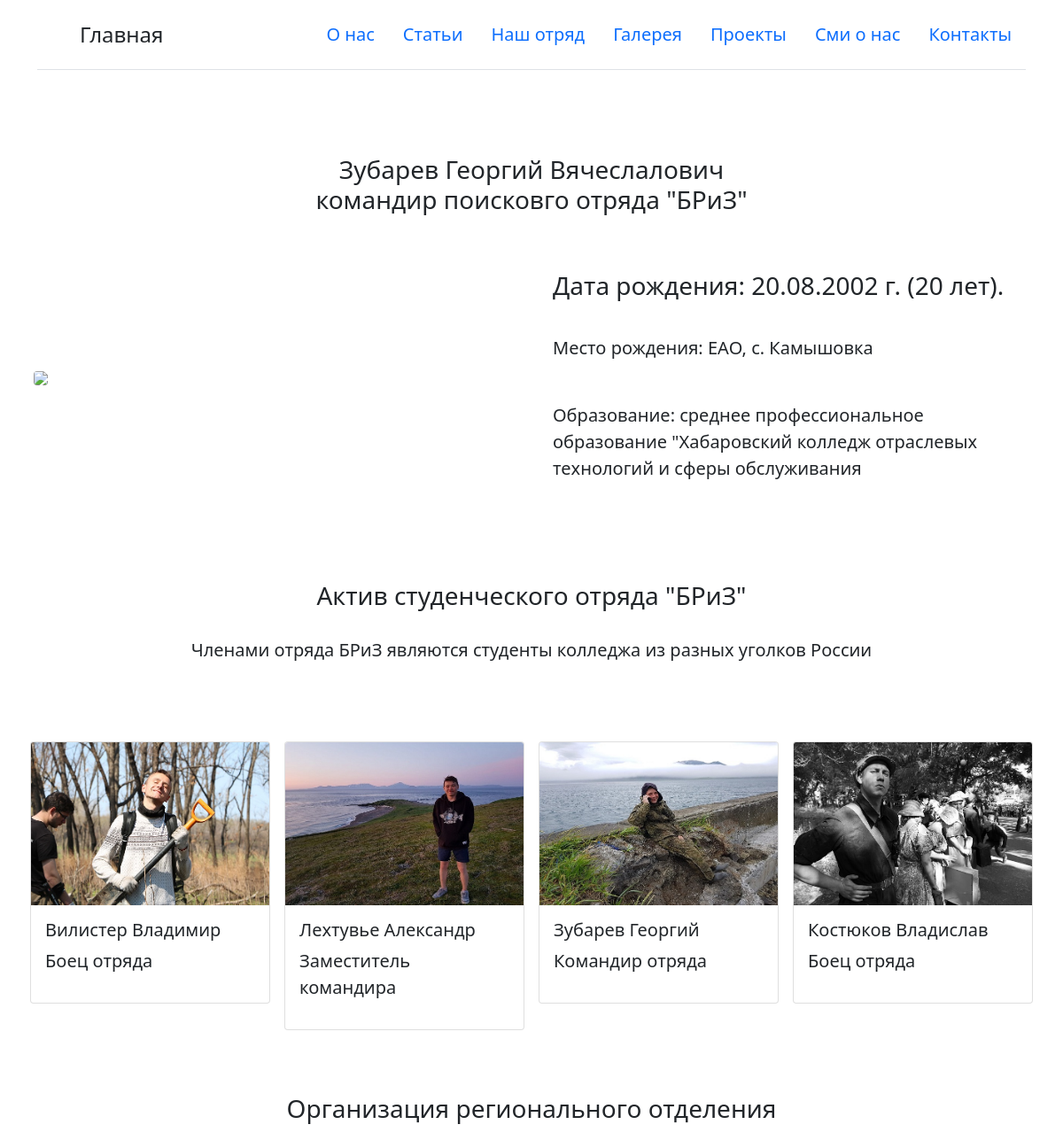
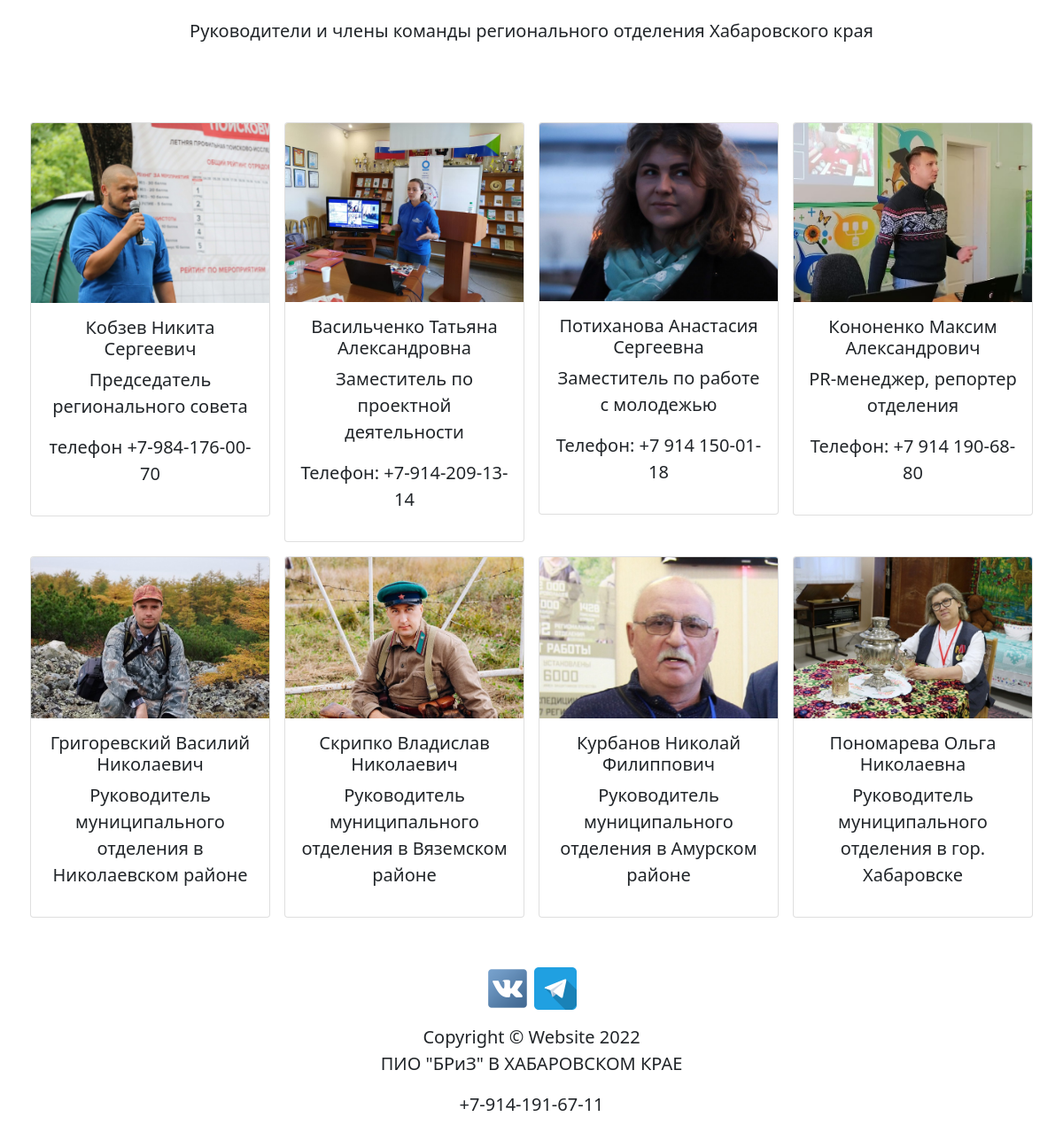
Screenshot of /our_team/ with the database file from the repository (2 pictures, top to bottom).
### poisk_hhv_main/models.py (models this page shows, shortened)
class ActiveTeam(models.Model):
    name = CharField(max_length=100,
                     verbose_name="Имя")
    title = CharField(max_length=100, verbose_name="Заголовок")
    image = ImageField(upload_to="active_team/images",
                       verbose_name="Изображение")
    class Meta:
        verbose_name = "Активная команда "
        verbose_name_plural = "Активная команда"

class OurTeam(models.Model):
    name = CharField(max_length=100,
                     verbose_name="Имя")
    title = CharField(max_length=100, verbose_name="Заголовок")
    Phone = CharField(blank=True,  max_length=100,
                      verbose_name="Номер телефона")
    image = ImageField(upload_to="our_team/images",
                       verbose_name="Изображение")
    class Meta:
        verbose_name = "Наша команда"
        verbose_name_plural = "Наша команда"

### poisk_hhv_main/views.py (the view)
# urls.py: path('our_team/', views.our_team, name='our_team'),
def our_team(request):
    our_team = OurTeam.objects.all()
    active_team = ActiveTeam.objects.all()
    return render(request, "our_team.html", {"our_team": our_team, 'active_team': active_team})

### poisk_hhv_main/templates/our_team.html
{% extends 'layout.html' %}
{% load static %}
{% block content %}
<div class=" text-white  my-5 py-6 text-center">
    <div class="card-body">
        <h3 class="text-dark m-0">Зубарев Георгий Вячеслалович<br>
            командир поисковго отряда "БРиЗ"</h3>
    </div>
</div>
<div class="row gx-4 gx-lg-5 align-items-center my-5  ">
    <div class="col-lg-6 "><img class="img-fluid rounded mb-4 mb-lg-0" src="{% static 'images/gera.jpg' %}"  /></div>
    <div class="col-lg-6  ">
        <h3 class="font-weight-light">Дата рождения: 20.08.2002 г. (20 лет).</h3><br>
        <p>Место рождения: ЕАО, с. Камышовка</p>
            <br>
            Образование: среднее профессиональное образование "Хабаровский колледж отраслевых технологий и сферы обслуживания
        </div>
</div>
<div class="row my-4 text-dark">
    <div class=" text-dark  my-5 py-6 text-center">
        <div class="card-body">
            <h3 class="text-dark m-0">Актив студенческого отряда "БРиЗ"</h3><br>
            <p>Членами отряда БРиЗ являются студенты колледжа из разных уголков России </p>
        </div>
    </div>
 {% for team2 in active_team %}
<div class="col-md-3 p-2">
  <div class="card ">
    <img src="{{team2.image.url }}" class="card-img-top   " />
    <div class="card-body">
        <h5>{{ team2.name }}</h5>
      <p>{{ team2.title }}</p>
    </div>
  </div>
</div>
{% endfor %}
</div>
<div class=" text-dark  my-5 py-6 text-center">
  <div class="card-body">
      <h3>Организация регионального отделения</h3><br>
      <p>Руководители и члены команды регионального отделения Хабаровского края</p>
  </div>
</div>
<div class="row my-4 text-center">
{% for team in our_team %}
<div class="col-md-3 p-2">
<div class="card  ">
  <img src="{{team.image.url }}" class="card-img-top" />
  <div class="card-body h-25">
      <h5>{{ team.name }}</h5>
    <p>{{ team.title }}</p>
    <p>{{ team.Phone }}</p>
  </div>
</div>
</div>
{% endfor %}
</div>
{% endblock %}

### poisk_hhv_main/static/main.css (style rules this page uses)
* { margin: 0; padding: 0; }
body { color: rgb(0, 0, 0); margin: 0; padding: 0; }

### rows the page displays
ActiveTeam: image (picture), name "Вилистер Владимир", title "Боец отряда"
ActiveTeam: image (picture), name "Лехтувье Александр", title "Заместитель командира"
ActiveTeam: image (picture), name "Зубарев Георгий", title "Командир отряда"
ActiveTeam: image (picture), name "Костюков Владислав", title "Боец отряда"
OurTeam: image (picture), name "Кобзев Никита Сергеевич", title "Председатель регионального совета", Phone "телефон +7-984-176-00-70"
OurTeam: image (picture), name "Васильченко Татьяна Александровна", title "Заместитель по проектной деятельности", Phone "Телефон: +7-914-209-13-14"
OurTeam: image (picture), name "Потиханова Анастасия Сергеевна", title "Заместитель по работе с молодежью", Phone "Телефон: +7 914 150-01-18"
OurTeam: image (picture), name "Кононенко Максим Александрович", title "PR-менеджер, репортер отделения", Phone "Телефон: +7 914 190-68-80"
OurTeam: image (picture), name "Григоревский Василий Николаевич", title "Руководитель муниципального отделения в Николаевском районе"
OurTeam: image (picture), name "Скрипко Владислав Николаевич", title "Руководитель муниципального отделения в Вяземском районе"
OurTeam: image (picture), name "Курбанов Николай Филиппович", title "Руководитель муниципального отделения в Амурском районе"
OurTeam: image (picture), name "Пономарева Ольга Николаевна", title "Руководитель муниципального отделения в гор. Хабаровске"
